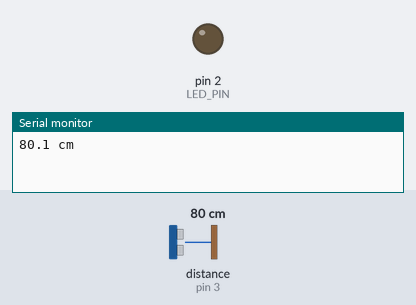
The sketch below on a simulated Arduino Uno, built with avr-gcc and run on an emulated ATmega328P. Shown: output pins drawn as LEDs (lit = HIGH), the last lines printed to the serial monitor. Wiring (inferred from the names in the program): ultrasonic range finder: trigger pin 4; echo pin 3. Inputs (shaded band) come from the test bench; at power-on: distance to the obstacle (sensor on pin 3) 80 cm. The echo pulse lasts 58.3 µs per cm; pins used as bus, display or sensor lines are not drawn.

Above: at 1.2 s.
1.3 s: distance to the obstacle (sensor on pin 3) set to 53 cm
2.8 s: distance to the obstacle (sensor on pin 3) set to 47 cm
At 3.3 s:
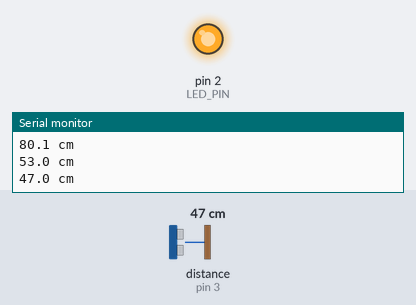
4.3 s: distance to the obstacle (sensor on pin 3) set to 60 cm
At 5.5 s:
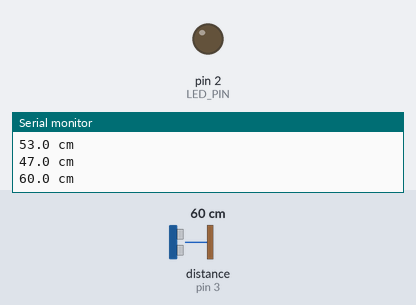
5.8 s: distance to the obstacle (sensor on pin 3) set to 2 cm
At 6.6 s:
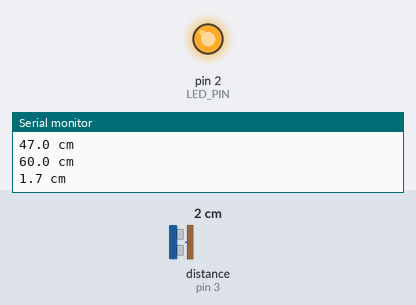
Timing chart, 0 to 8.3 s (numbered marks = the images above; inputs shaded):
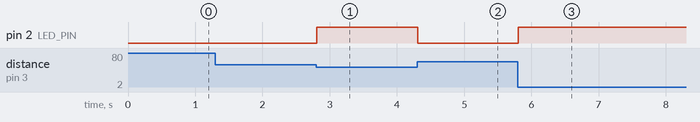

The sketch:

Ardino-UltraSound-Sensor.ino
```cpp
const int ECHO_PIN = 3;
const int TRIG_PIN = 4;
const int LED_PIN =  2;

long duration = 0;
float distance = 0.0;
float oldDistance = 0.0;

void setup() {
  Serial.begin(9600);
  pinMode(ECHO_PIN, INPUT);
  pinMode(TRIG_PIN, OUTPUT);
  pinMode(LED_PIN, OUTPUT);
}

void loop() {
  digitalWrite(TRIG_PIN, LOW);
  delayMicroseconds(2);
  digitalWrite(TRIG_PIN, HIGH);
  delayMicroseconds(10);
  digitalWrite(TRIG_PIN, LOW);
  duration = pulseIn(ECHO_PIN, HIGH);

  distance = duration * 0.0345 / 2;

  if (distance > oldDistance + 1 || distance < oldDistance - 1)  {
    oldDistance = distance;
    Serial.print(distance, 1);
    Serial.println(" cm");

    if (distance < 50) {
      digitalWrite(LED_PIN, HIGH);
    } else {
      digitalWrite(LED_PIN, LOW);
    }
  }
}
```

Measured:
- the behaviour switches between 51 and 50 cm on distance to the obstacle (sensor on pin 3) (found by bisection; images 0 and 1)
- after the input at 2.8 s, pin 2 (LED_PIN): LOW → HIGH at once
- after the input at 4.3 s, pin 2 (LED_PIN): HIGH → LOW at once
- after the input at 5.8 s, pin 2 (LED_PIN): LOW → HIGH at once
